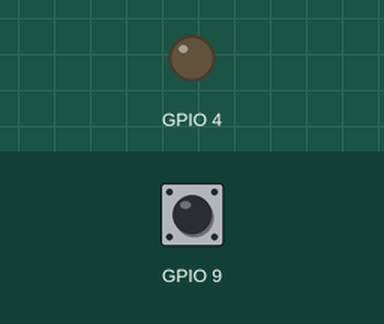
Recording of a program running on a simulated Raspberry Pi (BCM pin numbers). On the bench: output pins drawn as LEDs (lit = HIGH). Inputs (shaded band) come from the test bench; at power-on: GPIO 9 HIGH.

Above: at 1.2 s.
1.3 s: GPIO 9 pulled LOW for 0.6 s
At 1.9 s:
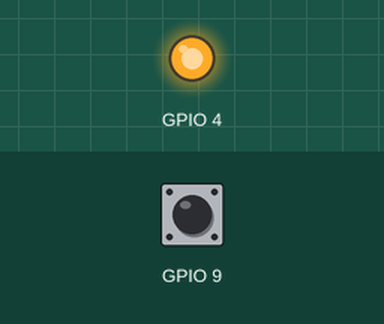
3.5 s: GPIO 9 pulled LOW for 3.2 s
At 8.2 s:
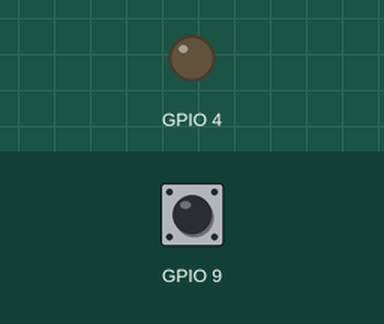
Timing chart, 0 to 9.7 s (numbered marks = the images above; inputs shaded):
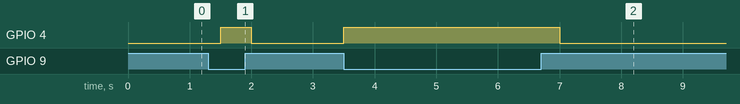

The program:

switch2.py
```python
# coding: utf-8

# timeライブラリのインポート
import time

# GPIOのライブラリのインポート
import RPi.GPIO as GPIO

# GPIO初期化時の警告メッセージを非表示にする
GPIO.setwarnings(False)
# GPIOの初期化
GPIO.cleanup()
# GPIOの番号でピンを指定する
GPIO.setmode(GPIO.BCM)
# GPIO9のピンを入力に設定
GPIO.setup(9, GPIO.IN, pull_up_down=GPIO.PUD_UP)
# GPIO4のピンを出力に設定
GPIO.setup(4, GPIO.OUT)


# 無限ループにする
while True:
    # スイッチが押されているか判定
    if GPIO.input(9) == 0:
         # GPIO4をHIGHにする
         GPIO.output(4, GPIO.HIGH)
    else:
        # GPIO4をLOWにする
        GPIO.output(4, GPIO.LOW)
    time.sleep(0.5)  # 0.5秒待機する
```

Measured:
- after the input at 1.3 s, GPIO 4: LOW → HIGH after 0.20 s, → LOW 0.50 s later
- after the input at 3.5 s, GPIO 4: LOW → HIGH at once, → LOW 3.5 s later
